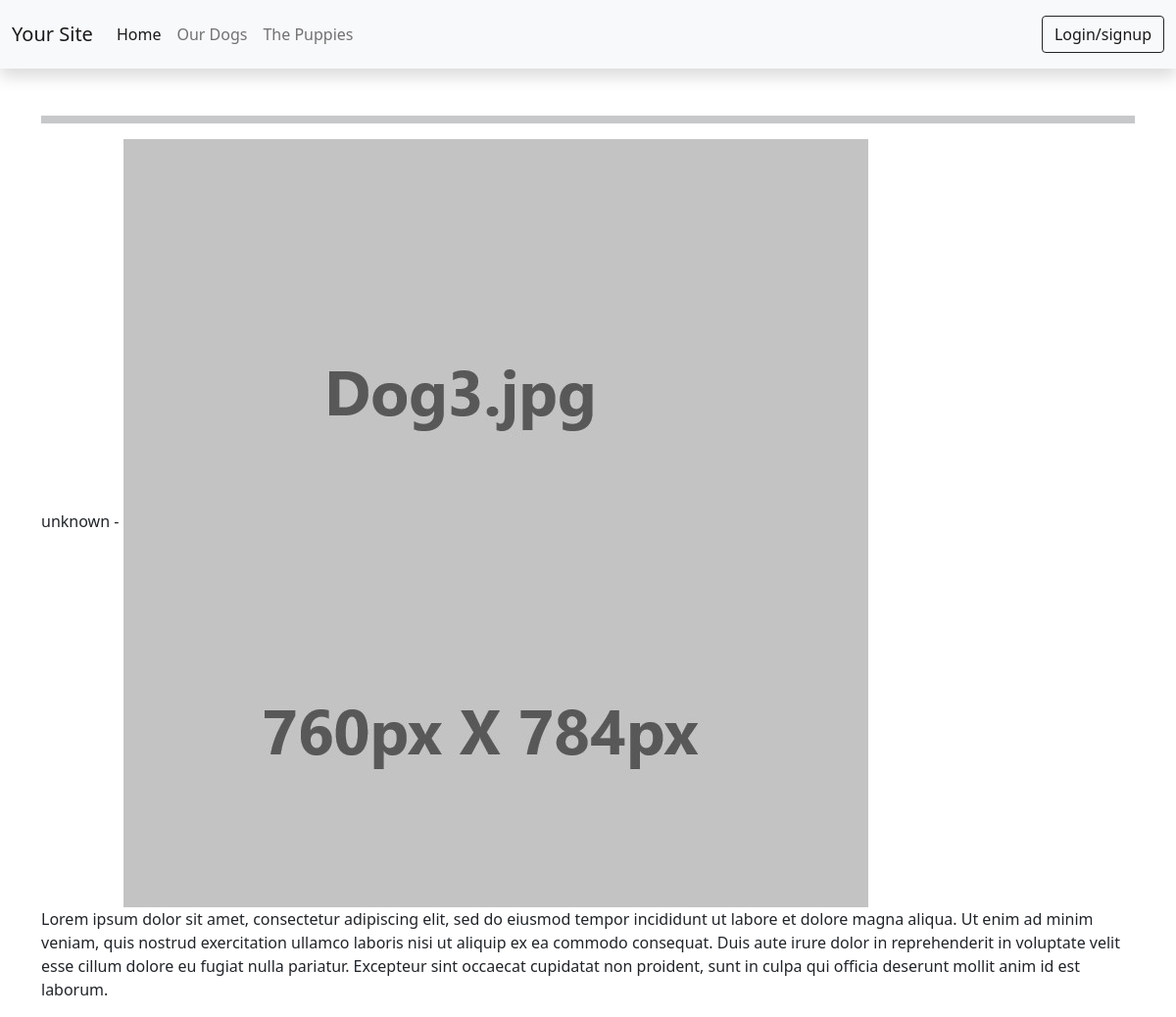
The page /ourdogs.php on the database its author committed.
### tables this page shows
CREATE TABLE `ourdogs` (
  `id` int(100) NOT NULL,
  `name` varchar(100) NOT NULL,
  `image` varchar(100) NOT NULL,
  `info` varchar(1000) NOT NULL,
  `gender` varchar(100) NOT NULL
);

### ourdogs.php (the view, shortened to what this page needs)
<!DOCTYPE html>
<html lang="en">
<head>
    <link href="css/bootstrap.css" rel="stylesheet">
</head>
<body>
    <?php include 'header.php';?>
    <div class="container mt-5">
<?php
include('conn.php');
$query = "SELECT * FROM ourdogs ORDER BY GENDER";
$sql = "SELECT * FROM ourdogs";
$result = $mysqli->query($query);
if ($result=mysqli_query($mysqli,$sql)) {
    $rowcount=mysqli_num_rows($result);
}
if ($result->num_rows > 0) {
    while($row = $result->fetch_assoc()) {
        echo "<hr size='10'>" . $row["gender"] . " - <img src='" . $row["image"]. "'></img><p>" . $row["info"]. "</p>";
    }
} else {
    echo "There currently are no dogs.";
}
?>
    </div>
</body>
</html>

### header.php (shortened to what this page needs)
<!DOCTYPE html>
<html lang="en">
<head>
    <link href="css/bootstrap.min.css" rel="stylesheet">
</head>
<body>
    <nav class="navbar navbar-expand-lg navbar-light bg-light shadow">
        <div class="container-fluid">
            <a class="navbar-brand" href="#"><?php echo(file_get_contents("site_config/WebsiteName.txt")); ?></a>
            <div class="collapse navbar-collapse" id="navbarText">
                <ul class="navbar-nav me-auto mb-2 mb-lg-0">
			    <?php echo(file_get_contents("site_config/headerbuttons.txt")); ?>
                </ul>
                <span class="navbar-text">
				<?php
					if (!isset($_SESSION['email']) == true) {
					    echo('<a class="btn btn-outline-dark" href="login">Login/signup</a>');
					}
					else {
						echo('<a class="btn btn-outline-dark" href="logout">Logout</a>');
					}
				?>
                </span>
            </div>
        </div>
    </nav>
</body>
</html>

### rows shown on the page
ourdogs: gender "unknown", image (picture), info "Lorem ipsum dolor sit amet, consectetur adipiscing elit, sed do eiusmod tempor incididunt ut labore et dolore magna aliqua. Ut enim ad minim veniam, quis nostrud exercitation ullamco laboris nisi ut aliquip ex ea commodo consequat. Duis aute irure dolor in reprehenderit in voluptate velit esse cillum dolore eu fugiat nulla pariatur. Excepteur sint occaecat cupidatat non proident, sunt in culpa qui officia deserunt mollit anim id est laborum."

### other values the page prints
file_get_contents("site_config/WebsiteName.txt") "Your Site"
file_get_contents("site_config/headerbuttons.txt") "Home Our Dogs The Puppies"
